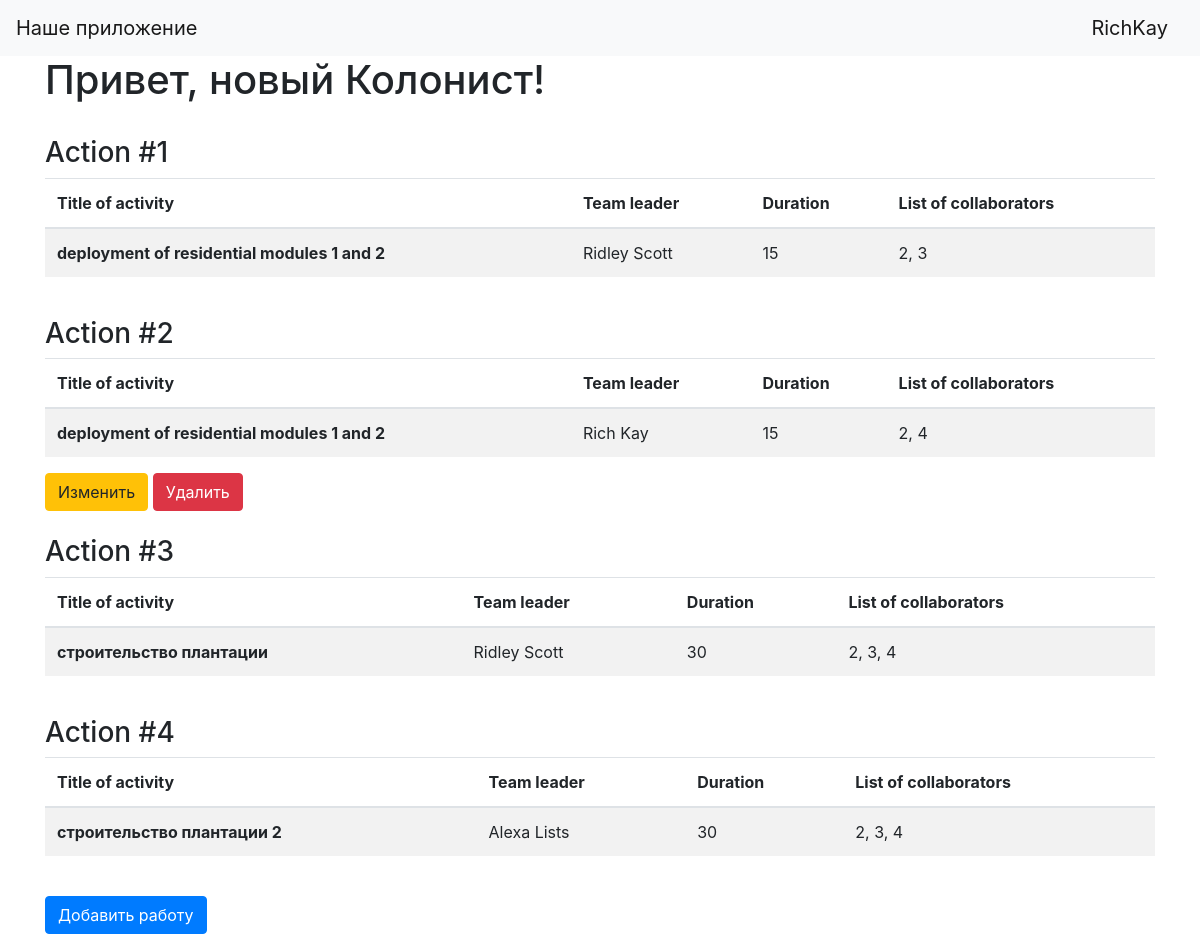
Screenshot of /index (signed in) with the database file from the repository.
### data/users.py (models this page shows, shortened)
class User(SqlAlchemyBase, UserMixin):
    __tablename__ = 'users'
    id = sqlalchemy.Column(sqlalchemy.Integer,
                           primary_key=True, autoincrement=True)
    surname = sqlalchemy.Column(sqlalchemy.String, nullable=True)
    name = sqlalchemy.Column(sqlalchemy.String, nullable=True)
    age = sqlalchemy.Column(sqlalchemy.Integer, nullable=True)
    position = sqlalchemy.Column(sqlalchemy.String, nullable=True)
    speciality = sqlalchemy.Column(sqlalchemy.String, nullable=True)
    address = sqlalchemy.Column(sqlalchemy.String, nullable=True)
    email = sqlalchemy.Column(sqlalchemy.String,
                              index=True, unique=True, nullable=True)
    hashed_password = sqlalchemy.Column(sqlalchemy.String, nullable=True)
    modified_date = sqlalchemy.Column(sqlalchemy.DateTime,
                                      default=datetime.datetime.now)
    jobs = orm.relation("Jobs", back_populates='user')

### data/jobs.py (models this page shows)
class Jobs(SqlAlchemyBase):
    __tablename__ = 'jobs'
    user = orm.relation('User')
    id = sqlalchemy.Column(sqlalchemy.Integer,
                           primary_key=True, autoincrement=True)
    team_leader = sqlalchemy.Column(sqlalchemy.Integer,
                                    sqlalchemy.ForeignKey("users.id"))
    job = sqlalchemy.Column(sqlalchemy.String, nullable=True)
    work_size = sqlalchemy.Column(sqlalchemy.Integer, nullable=True)
    collaborators = sqlalchemy.Column(sqlalchemy.String, nullable=True)
    start_date = sqlalchemy.Column(sqlalchemy.DateTime,
                                   default=datetime.datetime.now, nullable=True)
    end_date = sqlalchemy.Column(sqlalchemy.String, nullable=True, default='')
    is_finished = sqlalchemy.Column(sqlalchemy.Boolean, default=False)

### main.py (the view)
@app.route('/')
@app.route('/index')
def index():
    user = "новый Колонист"
    db_sess = create_session()
    jobs = db_sess.query(Jobs).all()
    ind = [el.team_leader for el in jobs]
    team_leaders_names = []
    for indx in ind:
        use = db_sess.query(User).filter(User.id == indx).first()
        team_leaders_names.append(use.name + ' ' + use.surname)
    return render_template('index.html', title='Домашняя страница',
                           username=user, jobs=jobs, names=team_leaders_names)

### data/db_session.py (called while the page is built)
def create_session() -> Session:
    global __factory
    return __factory

### main.py (called while the page is built)
@login_manager.user_loader
def load_user(user_id):
    db_sess = create_session()
    return db_sess.query(User).get(user_id)

### templates/index.html
{% extends "base.html" %}
{% block content %}
    <h1>Привет, {{ username }}!</h1><br>
    {% if current_user.is_authenticated %}
    {% set a = 0 %}
    {% for item in jobs %}
        <h3>Action #{{loop.index}}</h3>
        <table class="table table-striped">
  <thead>
    <tr>
      <th scope="col">Title of activity</th>
      <th scope="col">Team leader</th>
      <th scope="col">Duration</th>
      <th scope="col">List of collaborators</th>
    </tr>
  </thead>
  <tbody>
    <tr>
      <th scope="row">{{item.job}}</th>
      <td>{{names[loop.index - 1]}}</td>
      <td>{{item.work_size}}</td>
      <td>{{item.collaborators}}</td>
    </tr>
  </tbody>
</table>
{% if current_user.is_authenticated and current_user == item.user %}
    <div>
        <a href="/jobs/{{ item.id }}" class="btn btn-warning">
            Изменить
        </a>
        <a href="/jobs_delete/{{ item.id }}" class="btn btn-danger">
            Удалить
        </a>
    </div>
{% endif %}
<br>
    {% endfor %}
    <p>
        <a class="btn btn-primary " href="/addjob">Добавить работу</a>
    </p>
{% endif %}
{% endblock %}

### templates/base.html (shortened to what this page needs)
<!doctype html>
<html lang="en">
<head>
    <link rel="stylesheet"
          href="https://stackpath.bootstrapcdn.com/bootstrap/4.4.1/css/bootstrap.min.css"
>
</head>
<body>
<header>
    <nav class="navbar navbar-light bg-light">
        <a class="navbar-brand" href="#">Наше приложение</a>
        {% if current_user.is_authenticated %}
    <a class="navbar-brand" href="/logout">{{ current_user.name + current_user.surname}}</a>
{% else %}
    <p>
        <a class="btn btn-primary " href="/register">Зарегистрироваться</a>
        <a class="btn btn-success" href="/login">Войти</a>
    </p>
{% endif %}
    </nav>
</header>
<main role="main" class="container">
    {% block content %}{% endblock %}
</main>
</body>
</html>

### rows the page displays
User: current_user.name+current_user.surname "RichKay"
Jobs: job "deployment of residential modules 1 and 2", names "Ridley Scott", work_size "15", collaborators "2, 3"
Jobs: job "deployment of residential modules 1 and 2", names "Rich Kay", work_size "15", collaborators "2, 4"
Jobs: job "строительство плантации", names "Ridley Scott", work_size "30", collaborators "2, 3, 4"
Jobs: job "строительство плантации 2", names "Alexa Lists", work_size "30", collaborators "2, 3, 4"

### other values shown
{{ username }} "новый Колонист"
